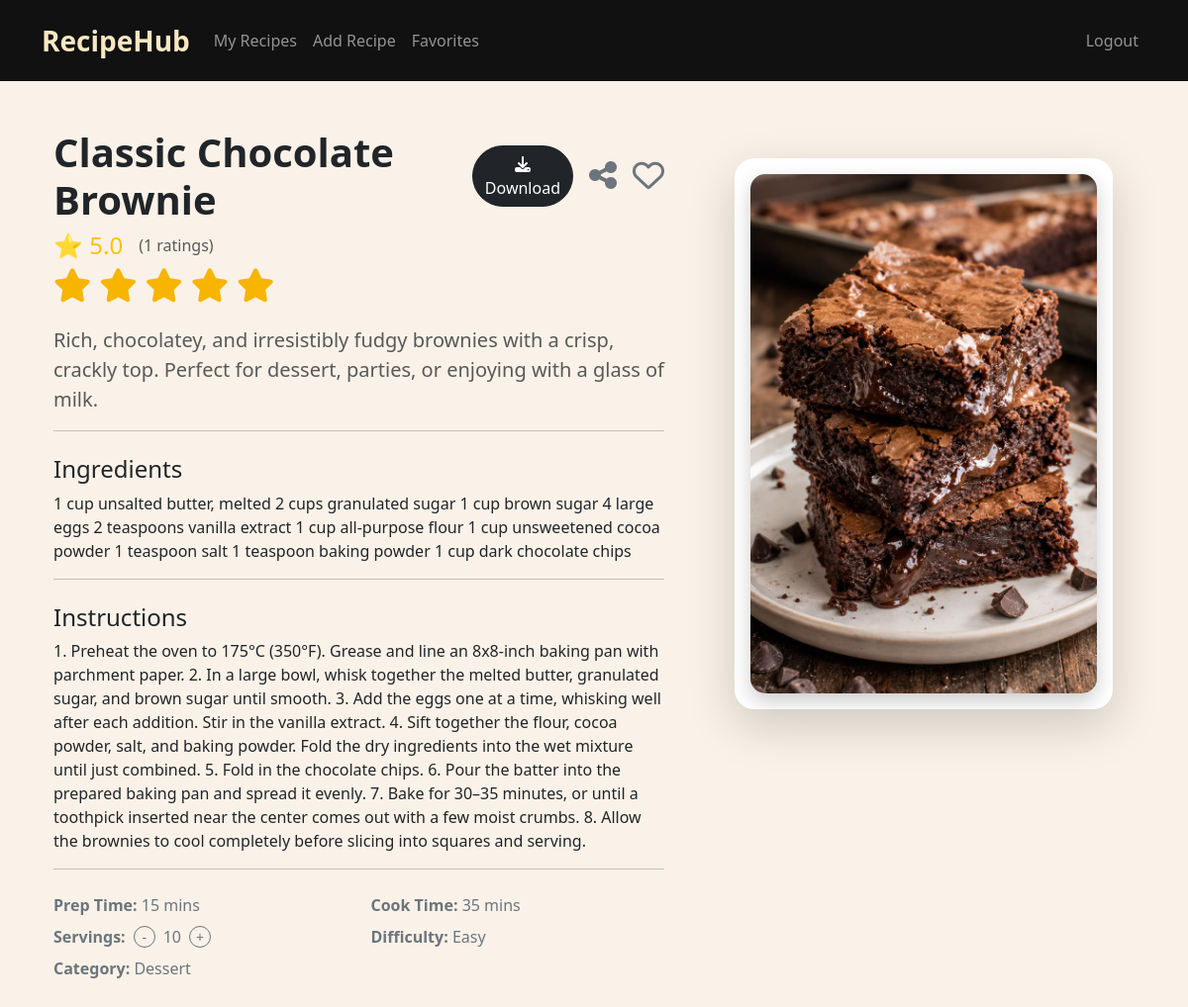
Page /recipe/7 (signed in) on the committed database.
### tables this page shows
CREATE TABLE recipes (
    id INTEGER PRIMARY KEY AUTOINCREMENT,
    user_id INTEGER NOT NULL,
    title TEXT NOT NULL,
    description TEXT NOT NULL,
    ingredients TEXT NOT NULL,
    instructions TEXT NOT NULL,
    image TEXT,
    prep_time INTEGER NOT NULL,
    cook_time INTEGER NOT NULL,
    servings INTEGER NOT NULL,
    difficulty TEXT NOT NULL,
    category TEXT NOT NULL,
    created_at TIMESTAMP DEFAULT CURRENT_TIMESTAMP,
    FOREIGN KEY (user_id) REFERENCES users(id)
);

CREATE TABLE ratings (

    id INTEGER PRIMARY KEY AUTOINCREMENT,

    recipe_id INTEGER NOT NULL,

    user_id INTEGER NOT NULL,

    rating INTEGER NOT NULL CHECK(rating BETWEEN 1 AND 5),

    UNIQUE(recipe_id, user_id),

    FOREIGN KEY(recipe_id) REFERENCES recipes(id),

    FOREIGN KEY(user_id) REFERENCES users(id)

);

### app.py (the view)
@app.route("/recipe/<int:id>")
def recipe(id):
    user_id = session.get("user_id")
    if not user_id:
        return redirect("/login")
    recipe_data = db.execute(
        "SELECT * FROM recipes WHERE id = ?",
        id
    )
    if len(recipe_data) != 1:
        return redirect("/myrecipes")
    fav_check = db.execute(
        "SELECT 1 FROM favorites WHERE user_id = ? AND recipe_id = ?",
        user_id,
        id
    )
    is_favorite = len(fav_check) > 0
    average = db.execute(
        """
        SELECT
            AVG(rating) AS avg_rating,
            COUNT(*) AS total
        FROM ratings
        WHERE recipe_id = ?
        """,
        id
    )
    my_rating = db.execute(
        """
        SELECT rating
        FROM ratings
        WHERE recipe_id = ?
        AND user_id = ?
        """,
        id,
        user_id
    )
    return render_template(
        "recipe.html",
        recipe=recipe_data[0],
        is_favorite=is_favorite,
        average=average[0],
        my_rating=my_rating
    )

### templates/recipe.html (shortened to what this page needs)
{% extends "layout.html" %}
{% block main %}
<div class="container mt-5">
    <div class="row align-items-start">
        <div class="col-lg-7 px-4">
            <div class="d-flex align-items-center justify-content-between mb-2">
                <h1 class="fw-bold m-0">{{ recipe["title"] }}</h1>
                <div class="d-flex align-items-center gap-3">
                    <a href="/download/{{ recipe['id'] }}" class="btn btn-dark rounded-pill">
                        <i class="fa-solid fa-download"></i> Download
                    </a>
                    <button
                        type="button"
                        id="share-btn"
                        style="background:none;border:none;padding:0;cursor:pointer;"
                        title="Share Recipe">
                        <i class="fa-solid fa-share-nodes text-secondary fs-2"></i>
                    </button>
                    <form
                        id="favorite-form"
                        action="/favorite/{{ recipe['id'] }}"
                        method="POST"
                        class="m-0">
                        <button
                            type="submit"
                            style="background:none;border:none;padding:0;cursor:pointer;">
                            {% if is_favorite %}
                                <i id="heart-icon" class="fa-solid fa-heart text-danger fs-2"></i>
                            {% else %}
                                <i id="heart-icon" class="fa-regular fa-heart text-secondary fs-2"></i>
                            {% endif %}
                        </button>
                    </form>
                </div>
            </div>
            <div class="d-flex align-items-center gap-3 mb-2">
                <h4 id="avg-rating" class="m-0 text-warning">
                    ⭐ {{ "%.1f"|format(average["avg_rating"] or 0) }}
                </h4>
                <span id="rating-count" class="text-muted">
                    ({{ average["total"] }} ratings)
                </span>
            </div>
            <form
                id="rating-form"
                action="/rate/{{ recipe['id'] }}"
                method="POST"
                class="mb-4">
                <div class="rating-stars">
                    {% for i in range(1,6) %}
                        <i
                            class="fa-solid fa-star star {% if my_rating and my_rating[0]['rating'] >= i %}active{% endif %}"
                            data-value="{{ i }}">
                        </i>
                    {% endfor %}
                </div>
            </form>
            <p class="text-muted fs-5">
                {{ recipe["description"] }}
            </p>
            <hr>
            <h4 class="mt-4">Ingredients</h4>
            <p class="lh-base" id="ingredients-text">
                {{ recipe["ingredients"] }}
            </p>
            <hr>
            <h4 class="mt-4">Instructions</h4>
            <p class="lh-base">
                {{ recipe["instructions"] }}
            </p>
            <hr>
            <div class="row mt-4 mb-4 text-secondary">
                <div class="col-sm-6 mb-2">
                    <strong>Prep Time:</strong>
                    {{ recipe["prep_time"] }} mins
                </div>
                <div class="col-sm-6 mb-2">
                    <strong>Cook Time:</strong>
                    {{ recipe["cook_time"] }} mins
                </div>
                <div class="col-sm-6 mb-2 d-flex align-items-center gap-2">
                    <strong>Servings:</strong>
                    <button
                        type="button"
                        id="btn-minus"
                        class="btn btn-sm btn-outline-secondary rounded-circle p-0 d-inline-flex align-items-center justify-content-center"
                        style="width:22px;height:22px;">
                        -
                    </button>
                    <span
                        id="servings-count"
                        data-base="{{ recipe['servings'] or 1 }}">
                        {{ recipe["servings"] or 1 }}
                    </span>
                    <button
                        type="button"
                        id="btn-plus"
                        class="btn btn-sm btn-outline-secondary rounded-circle p-0 d-inline-flex align-items-center justify-content-center"
                        style="width:22px;height:22px;">
                        +
                    </button>
                </div>
                <div class="col-sm-6 mb-2">
                    <strong>Difficulty:</strong>
                    {{ recipe["difficulty"] }}
                </div>
                <div class="col-sm-6 mb-2">
                    <strong>Category:</strong>
                    {{ recipe["category"] }}
                </div>
            </div>
        </div>
        <div class="col-lg-5 text-center d-flex align-items-start justify-content-center">
            {% if recipe["image"] %}
                <div class="card recipe-image-card shadow-lg p-3">
                    <img
                        class="recipe-img img-fluid"
                        src="{{ url_for('static', filename='uploads/' + recipe['image']) }}"
                        alt="{{ recipe['title'] }}">
                </div>
            {% endif %}
        </div>
    </div>
</div>
{% endblock %}

### static/style.css (style rules this page uses)
body { background-color: #FAF2E8 !important; }
.card { max-width: 1100px; margin: 30px auto; border: none; border-radius: 20px; box-shadow: 0 8px 20px rgba(0,0,0,0.15); transition: 0.3s ease; overflow: hidden; }
.recipe-img { width: 100%; max-width: 380px; height: auto; display: block; margin: 0 auto; border-radius: 18px; box-shadow: 0 8px 20px rgba(0,0,0,0.2); transition: 0.3s ease; }
.recipe-image-card { border: none; border-radius: 20px; background-color: #fff; box-shadow: 0 10px 25px rgba(0,0,0,.1); transition: transform .3s ease, box-shadow .3s ease; display: inline-block; }
.recipe-img { width: 100%; max-width: 350px; height: auto; object-fit: cover; border-radius: 15px; }
.lh-base { line-height: 1.6; }
.rating-stars { display:flex; gap:8px; margin-bottom:20px; }
.star { font-size:34px; color:#d8d8d8; cursor:pointer; transition:.2s ease; }
.star.active { color:#f7b500; }

### rows in the picture
recipes: title "Classic Chocolate Brownie", description "Rich, chocolatey, and irresistibly fudgy brownies with a crisp, crackly top. Perfect for dessert, parties, or enjoying with a glass of milk.", ingredients "1 cup unsalted butter, melted 2 cups granulated sugar 1 cup brown sugar 4 large eggs 2 teaspoons vanilla extract 1 cup all-purpose flour 1 cup unsweetened cocoa powder 1 teaspoon salt 1 teaspoon baking powder 1 cup dark chocolate chips", instructions "1. Preheat the oven to 175°C (350°F). Grease and line an 8x8-inch baking pan with parchment paper. 2. In a large bowl, whisk together the melted butter, granulated sugar, and brown sugar until smooth. 3. Add the eggs one at a time, whisking well after each addition. Stir in the vanilla extract. 4. Sift together the flour, cocoa powder, salt, and baking powder. Fold the dry ingredients into the wet mixture until just combined. 5. Fold in the chocolate chips. 6. Pour the batter into the prepared baking pan and spread it evenly. 7. Bake for 30–35 minutes, or until a toothpick inserted near the center comes out with a few moist crumbs. 8. Allow the brownies to cool completely before slicing…", prep_time "15", cook_time "35", servings "10", difficulty "Easy", category "Dessert", image (picture)

### other values in the picture
{{ "%.1f"|format(average["avg_rating"] or 0) }} "5.0"
{{ average["total"] }} "1"
